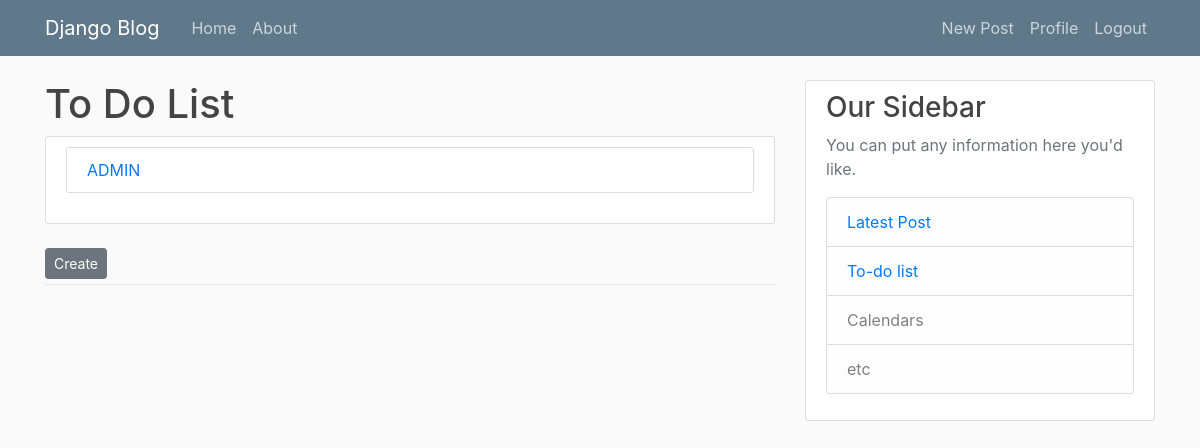
Before: /todolist/todolist-view/ (signed in) with the older database file.
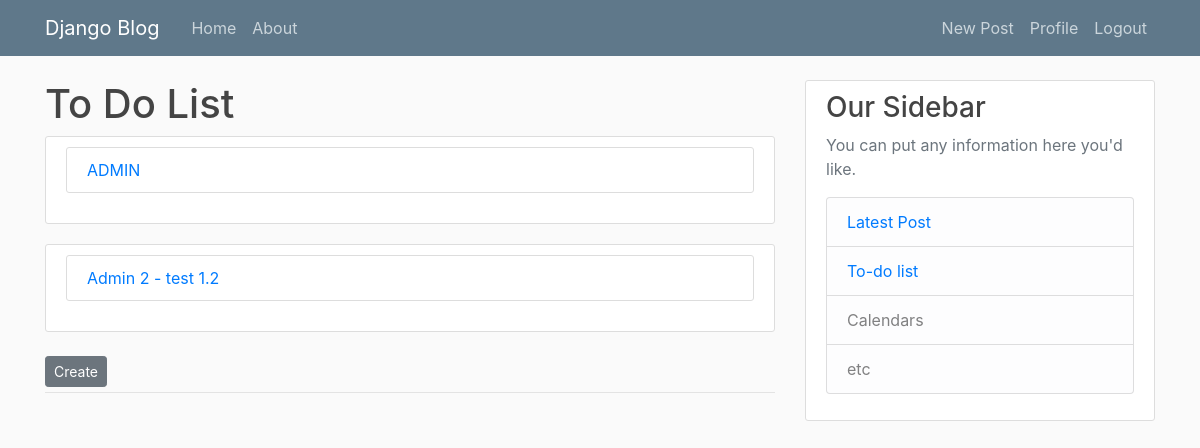
After: the same page with the newer database file.
### todolist/models.py (models this page shows, shortened)
class ToDoList(models.Model):
    title = models.CharField(max_length=100, unique=True)
    user = models.ForeignKey(User, on_delete=models.CASCADE)

### todolist/views.py (the view)
# urls.py: path("todolist-view/", views.todolist_view, name="todolist-view"),
@login_required()
def todolist_view(request):
    user = User.objects.get(id = request.user.id)
    todolist = ToDoList.objects.filter(user = request.user.id)
    context = {
            'list':todolist,
            'user':user
            }
    return render(request, 'todolist/todo_list_view.html', context)

### todolist/templates/todolist/todo_list_view.html
{% extends 'main.html' %}
{% block content %}
    <h1>To Do List</h1>
    {% for list in list %}
        <article class="media content-section">
            <div class="media-body">
                <article class="media content-section">
                    <a href="{% url 'dolist-view' list.id %}">{{ list.title }}</a>
                </article>
            </div>
        </article>
    {% empty %}
        <h3 class="text-mute">No to-do list created</h3>
    {% endfor %}
    {% if user == user %}
        <div class="article-metadata">
            <a class="btn btn-secondary btn-sm mt-1 mb-1" href="{% url 'todolist-create' %}">Create</a>
        </div>
    {% endif %}
{% endblock content %}

Changed rows visible on the page:
added ToDoList: title "Admin 2 - test 1.2"
